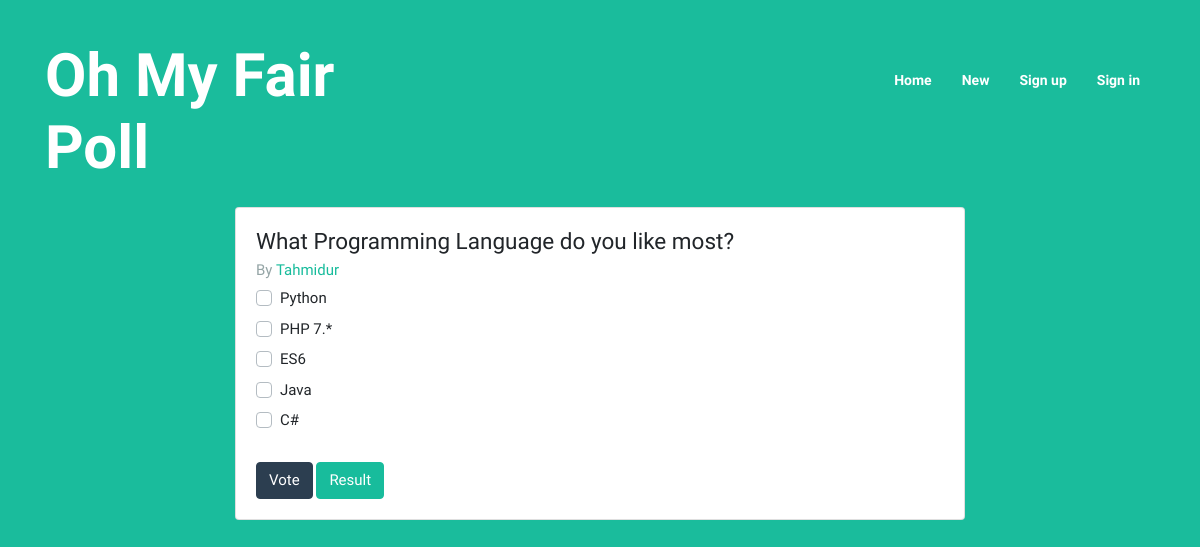
/polls/2, run on the app's committed database.
### poll/models.py (models this page shows, shortened)
class Poll(models.Model):
	SINGLE_RESPONSE = 1
	MULTIPLE_RESPONSE = 2
	RESPONSE_CHOICES = [
		(SINGLE_RESPONSE, 'Single Response'),
		(MULTIPLE_RESPONSE, 'Multiple Response'),
	]
	title = models.CharField(max_length=200)
	descr = models.TextField(null=True, blank=True)
	response_type = models.SmallIntegerField(choices=RESPONSE_CHOICES, default=SINGLE_RESPONSE)
	creator = models.ForeignKey(User, on_delete=models.SET_NULL, null=True)
	anonymous_creator = models.BooleanField(default=False)
	start_date = models.DateTimeField(null=True)
	end_date = models.DateTimeField(null=True)

class Option(models.Model):
	title = models.CharField(max_length=100)
	poll = models.ForeignKey(Poll, on_delete=models.CASCADE)

### poll/views.py (the view)
# urls.py: path('polls/<int:id>', views.view_poll, name='view_poll'),
def view_poll(request, id):
	poll = Poll.objects.select_related().get(pk=id)
	return render(request, 'poll/view_poll.html', {'poll': poll})

### templates/poll/view_poll.html (shortened to what this page needs)
{% extends 'base.html' %}
{% block content %}
<div class="row">
	<div class="col-md-8 offset-md-2">
		<div class="card">
			<div class="card-body">
				<h4 class="card-title">{{ poll.title }}</h4>
				{% if poll.anonymous_creator %}
				<h6 class="card-subtitle mb-2 text-muted">By Anonymous</h6>
				{% else %}
				<h6 class="card-subtitle mb-2 text-muted">By <a href="">{{ poll.creator.first_name }}</a></h6>
				{% endif %}
				<form action="{% url 'poll.submit_response' poll.id %}" method="POST" id="submission_form">
					{% if poll.response_type == 1 %}
						{% for option in poll.option_set.all %}
							<div class="custom-control custom-radio mb-2">
								<input type="radio" id="customRadio{{ option.id }}" name="options" value="{{ option.id }}" class="custom-control-input options" required />
								<label class="custom-control-label" for="customRadio{{ option.id }}">{{ option.title }}</label>
							</div>
						{% endfor %}
					{% else %}
						{% for option in poll.option_set.all %}
							<div class="custom-control custom-checkbox mb-2">
								<label class="custom-control-label" for="customCheck{{ option.id }}">{{ option.title }}</label>
							</div>
						{% endfor %}
					{% endif %}
					<br>
					<input type="submit" name="" id="" value="Vote" class="btn btn-primary" />
					<a href="{% url 'poll.view_result' poll.id %}" class="btn btn-success">Result</a>
				</form>
			</div>
		</div>
	</div>
</div>
{% endblock content %}

### static/css/styles.css (style rules this page uses)
* { font-family: 'Raleway', sans-serif; //font-family: 'Zhi Mang Xing', cursive; }
body { background-color: #1abc9c; }

### data on the page
Poll: title "What Programming Language do you like most?", creator.first_name "Tahmidur"
Option: title "Python"
Option: title "PHP 7.*"
Option: title "ES6"
Option: title "Java"
Option: title "C#"
